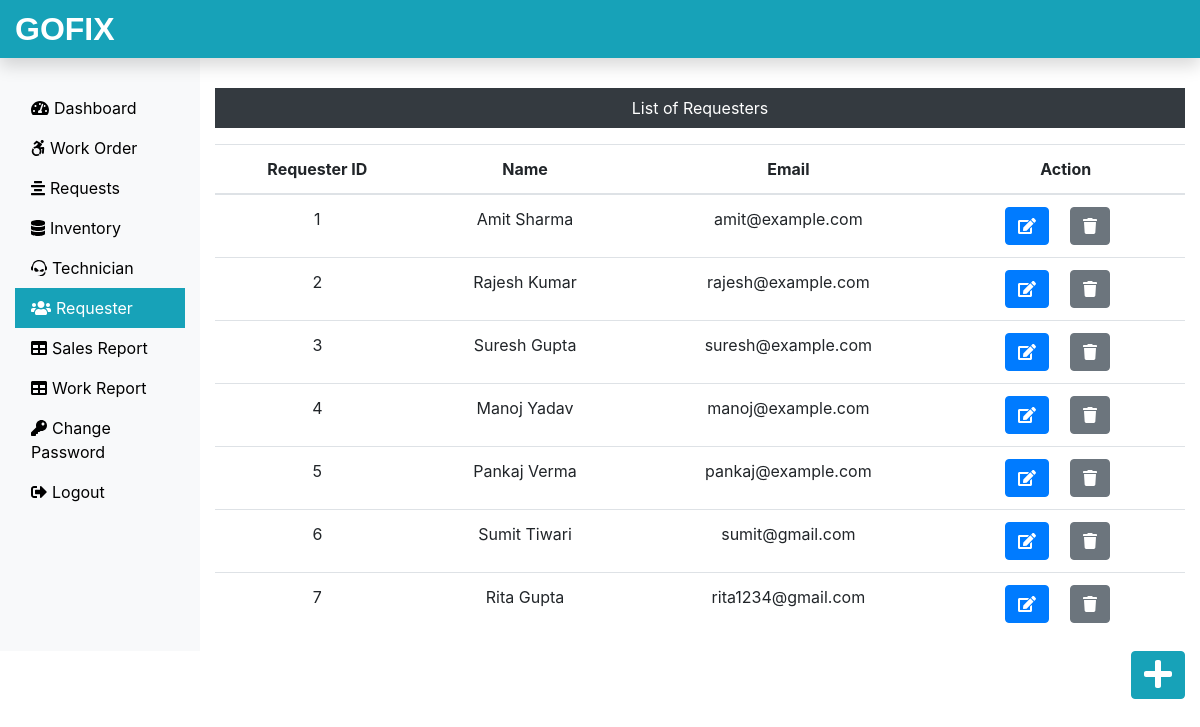
Screenshot of /Admin/requester.php (signed in) with the database file from the repository.
### tables this page shows
CREATE TABLE `requesterlogin_tb` (
  `r_login_id` int(11) NOT NULL,
  `r_name` varchar(60) NOT NULL,
  `r_email` varchar(60) NOT NULL,
  `r_password` varchar(60) NOT NULL,
  `r_confirmpassword` varchar(60) NOT NULL
);

### Admin/requester.php (the view, shortened to what this page needs)
<?php
include('adminincludes/adminheader.php');
include('../dbConnection.php');
?>
 <div class="col-sm-9 col-md-10 mt-5 text-center">
    <p class="bg-dark text-white p-2">List of Requesters</p>
    <?php
    $sql = "SELECT * FROM requesterlogin_tb";
    $result = $conn->query($sql);
    if($result->num_rows > 0)
    {
        echo '<table class="table">';
            echo '<thead>';
                echo '<tr>';
                    echo '<th scope="col"> Requester ID</th>';
                    echo '<th scope="col"> Name </th>';
                    echo '<th scope="col"> Email</th>';
                    echo '<th scope="col"> Action </th>';
                echo '</tr>';
            echo '</thead>';
            echo '<tbody>';
            while($row = $result->fetch_assoc())
            {
                echo '<tr>';
                echo '<td>' .$row["r_login_id"]. '</td>';
                echo '<td>' .$row["r_name"]. '</td>';
                echo '<td>' .$row["r_email"]. '</td>';
                echo '<td>';
                    echo '<form action="editreq.php" method="POST" class="d-inline">';
                    echo '<input type="hidden" name="id" value=' .$row["r_login_id"].'>
                    <button type="submit" class="btn btn-primary mr-3" name="edit" value="Edit">
                    <i class="fa fa-edit"></i></button>';
                    echo '</form>';
                    echo '<form action="" method="POST" class="d-inline">';
                    echo '<input type="hidden" name="id" value=' .$row["r_login_id"].'>
                    <button type="submit" class="btn btn-secondary mr-3" name="delete" value="Delete">
                    <i class="fas fa-trash"></i></button>';
                    echo '</form>';
                echo '</td>';
                echo '</tr>';
            }
            echo '</tbody>';
        echo '</table>';
    }
    else
    {
        echo '0 Result';
    }
?>
</div>
            </div>
                <div class="float-right">
                    <a href="insertreq.php" class="btn btn-info">
                    <i class="fas fa-plus fa-2x"></i>
                    </a>
                </div>
    </div>
</body>
</html>

### css/custom.css (style rules this page uses)
a { color:black; }

### rows the page displays
requesterlogin_tb: r_login_id "1", r_name "Amit Sharma", r_email "amit@example.com"
requesterlogin_tb: r_login_id "2", r_name "Rajesh Kumar", r_email "rajesh@example.com"
requesterlogin_tb: r_login_id "3", r_name "Suresh Gupta", r_email "suresh@example.com"
requesterlogin_tb: r_login_id "4", r_name "Manoj Yadav", r_email "manoj@example.com"
requesterlogin_tb: r_login_id "5", r_name "Pankaj Verma", r_email "pankaj@example.com"
requesterlogin_tb: r_login_id "6", r_name "Sumit Tiwari", r_email "sumit@gmail.com"
requesterlogin_tb: r_login_id "7", r_name "Rita Gupta", r_email "rita1234@gmail.com"
